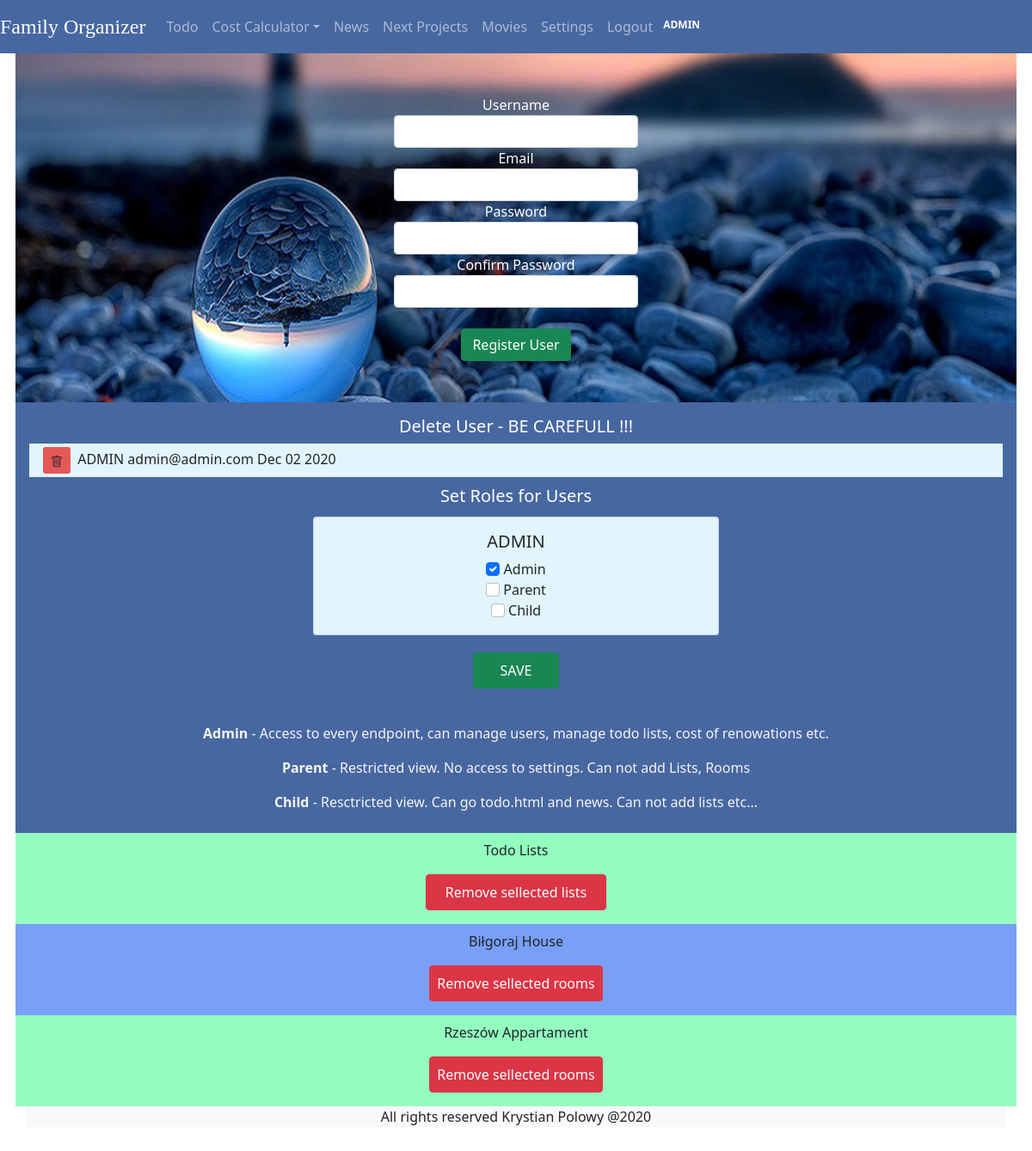
/settings (signed in), run on the app's committed database.
### family/models.py (models this page shows, shortened)
class User(db.Model, UserMixin):
    id = db.Column(db.Integer, primary_key=True)
    name = db.Column(db.String(60), nullable=False, unique=True)
    email = db.Column(db.String(80), unique=True, nullable=False)
    password = db.Column(db.String(30), unique=False,nullable=False)
    date_created = db.Column(db.DateTime, nullable=False, default=datetime.utcnow)
    roles = db.relationship('Role', secondary=roles_users, backref='users', lazy='select')
    def has_role(self, role):
        return role in (role.name for role in self.roles)

class Role(db.Model):
    id = db.Column(db.Integer, primary_key=True)
    name = db.Column(db.String(30), nullable=False, unique=True)
    description = db.Column(db.String(300), nullable=False,unique=True)

### family/routes.py (the view, shortened to what this page needs)
@app.route('/settings', methods=['GET', 'POST'])
@login_required
def settings():
    role_list = Role.query.all()
    user_list = User.query.all()
    todo_list = Todolist.query.all()
    room_list_bilgoraj = Roombilgoraj.query.all()
    room_list_rzeszow = Room.query.all()
    form = RegisterForm()
    return render_template('settings.html', todo_list=todo_list, room_list_rzeszow=room_list_rzeszow,
                            room_list_bilgoraj=room_list_bilgoraj, form=form, role_list=role_list, user_list=user_list)

### family/forms.py (shortened to what this page needs)
class RegisterForm(FlaskForm):
    username = StringField('Name', validators=[DataRequired(), Length(min=3, max=50)])
    email = StringField('Email', validators=[DataRequired(), Length(min=6, max=60), Email(message='Not valid email address')])
    password = PasswordField('Password', validators=[DataRequired(), Length(min=5, max=20)])
    password_confirmation = PasswordField('Confirm Password', validators=[DataRequired(), EqualTo('password', message="Passwords don't match")])
    submit = SubmitField('Register')

### family/models.py (called while the page is built)
@login_manager.user_loader
def load_user(user_id):
    return User.query.get(int(user_id))

### family/templates/settings.html (shortened to what this page needs)
{% extends 'layout.html' %}
{% block content %}
<div class="row justify-content-center">
  <div class="col-md-12 min-vh-60 d-flex justify-content-center align-items-center"
            style="background-image: url(../static/beautiful_landscape.jpg);
              background-position: center;
              background-size: cover;">
    <form method="POST" class="col-md-4 text-center text-white p-5 rounded-lg">
      <div class="form-group">
        <label for="username">Username</label>
        <input type="text" class="form-control" name="username" id="username" required>
      </div>
      <div class="form-group">
        <label for="email">Email</label>
        <input type="email" class="form-control" name="email" id="email" required>
      </div>
      <div class="form-group">
        <label for="password">Password</label>
        <input type="password" class="form-control" name="password" id="password" minlength="5" maxlength="20" required>
      </div>
      <div class="form-group">
        <label for="confirm_password">Confirm Password</label>
        <input type="password" class="form-control" name="password_confirmation" id="password_confirmation" required>
      </div>
      <button type="submit" name="submit" class="btn btn-success mt-4">Register User</button>
    </form>
  </div>
</div>
<div class="row p-3 justify-content-center" style="background-color: #4767a1;">
  <div class="col-12">
    <h5 style="color:white">Delete User - BE CAREFULL !!!</h3>
    <div class="row">
      <form action="" method="POST" class="col-12">
        <div class="row">
          {% for user in user_list %}
            <div class="col-12" style="background-color: rgb(226, 244, 252); text-align: left;">
              <button type="submit" name="submit_delete_user" value="{{ user.id }}" class="btn btn-sm m-1" style="background-color: rgb(230, 88, 88);">
              </button>
              {{ user.name }} {{ user.email }} {{ user.date_created.strftime("%b %d %Y") }}
            </div>
          {% endfor %}
        </div>
      </form>
    </div>
  </div>
  <h5 style="color: white;padding-top: 10px;"> Set Roles for Users </h5>
  <form action="" method="POST" class="col-12">
    <div class="row justify-content-center">
      {% for user in user_list %}
        <div class="card col-5 m-1 p-0" style="background-color: rgb(226, 244, 252)">
          <div class="card-body">
            <h5 class="card-title">{{ user.name }}</h5>
            <div class="card-text">
            {% for role in role_list %}
              <div class="col text-left">
                <div class="custom-control custom-checkbox custom-control-inline">
                  {% if user.has_role(role.name) %}
                    <input type="checkbox" class="form-check-input" name="{{ user.name }}{{ role.name }}" id="{{ user.name }}{{ role.name }}" checked>
                  {% else %}
                    <input type="checkbox" class="form-check-input" name="{{ user.name }}{{ role.name }}" id="{{ user.name }}{{ role.name }}">
                  {% endif %}
                    <label class="form-check-label" for="{{ user.name }}{{ role.name }}"> {{ role.name }}</label>
                </div>
              </div>
            {% endfor %}
            </div>
          </div>
        </div>
      {% endfor %}
    </div>
    <div class="row">
      <div class="col">
        <button type="submit" class="btn p-2 my-3 btn-success" name="submit_roles" style="width: 100px; font-size: medium">
          SAVE
        </button>
      </div>
    </div>
  </form>
  <div class="col-12 mt-3 text-left" style="color:whitesmoke;">
    {% for role in role_list %}
      <div class="p-2"><b>{{ role.name }}</b> - {{ role.description }}</div>
    {% endfor %}
  </div>
</div>
<div class="row">
  <form action="" method="POST" style="background-color: rgb(147, 253, 191);">
    <div class="col-xs-12 font-weight-bold pt-2">
        Todo Lists
    </div>
    <div class="col-12 justify-content-center">
      <button type="submit" class="btn p-2 my-3 btn-danger" name="submit_todo" style="width: 210px; font-size: medium">
        Remove sellected lists
      </button>
    </div>
  </form>
  <form action="" method="POST" style="background-color: rgb(120, 160, 247);">
    <div class="col-xs-12 font-weight-bold pt-2">
      Biłgoraj House
    </div>
    <div class="col-12 justify-content-center">
      <button type="submit" class="btn btn-danger p-2 my-3" name="submit_bilgoraj" style="width: min-width;font-size: medium;">
        Remove sellected rooms
      </button>
    </div>
  </form>
  <form action="" method="POST" style="background-color: rgb(147, 253, 191); ">
    <div class="col-xs-12 font-weight-bold pt-2">
      Rzeszów Appartament
    </div>
    <div class="col-12 justify-content-center">
      <button type="submit" class="btn btn-danger p-2 my-3" name="submit_rzeszow" style="width: min-width; font-size: medium;">
        Remove sellected rooms
      </button>
    </div>
  </form>
</div>
<div class="col-12 bg-light">
  All rights reserved Krystian Polowy @2020
</div>
{% endblock content %}

### family/templates/layout.html (shortened to what this page needs)
<!DOCTYPE html>
<html lang="en">
  <head>
    <link rel="stylesheet" href="https://stackpath.bootstrapcdn.com/bootstrap/5.0.0-alpha1/css/bootstrap.min.css"
>
    <link rel="stylesheet" href="https://cdnjs.cloudflare.com/ajax/libs/font-awesome/4.4.0/css/font-awesome.css">
    <link rel="stylesheet" href="{{ url_for('static', filename='main.css') }}", type="text/css">
  </head>
  <body style="min-height: 100%; padding-bottom: 50px;">
    <header class="site-header">
      <nav class="navbar navbar-expand-md navbar-dark">
        <a class="navbar-brand ml-3" style="font-family: 'Times New Roman'; font-size: x-large;" href="/">Family Organizer</a>
        <div class="collapse navbar-collapse" id="mainmenu">
          <ul class="navbar-nav">
            <li class="nav-item">
              <a class="nav-link" href="{{url_for('todo')}}">Todo</a>
            </li>
            {% if current_user.has_role('Admin') or current_user.has_role('Parent') %}
              <li class="nav-item">
                <a class="nav-link dropdown-toggle" type="button" data-toggle="dropdown" aria-expanded="false">Cost Calculator</a>
              </li>
            {% endif %}
            <li class="nav-item">
                <a class="nav-link" href="{{url_for('news')}}">News</a>
            </li>
            <li class="nav-item">
                <a class="nav-link" href="#">Next Projects</a>
            </li>
            {% if current_user.has_role('Admin') or current_user.has_role('Parent') %}
              <li class="nav-item ">
                <a class="nav-link" href="{{ url_for('movies_to_watch') }}">Movies</a>
              </li>
            {% endif %}
          </ul>
          <ul class="navbar-nav ml-auto">
            {% if current_user.has_role('Admin') %}
              <li class="nav-item border-right">
                <a class="nav-link" href="{{url_for('settings')}}">Settings</a>
              </li>
            {% endif %}
            <li class="nav-item">
              <a class="nav-link" href="{{url_for('logout')}}">Logout
                <span class="badge badge-primary align-top">{{current_user.name}}</span>
              </a>
            </li>
          </ul>
        </div>
      </nav>
    </header>
    <main>
      <div class="container">
        <div class="row">
          <div class="col-12 mx-auto text-center p-0">
            {% block content %}
            {% endblock content %}
          </div>
        </div>
      </div>
    </main>
  </body>
</html>

### family/static/main.css (style rules this page uses)
.site-header { position: sticky; top: 0px; z-index: 2; }
.navbar, .header-names, #new_list_btn, #new_movie_btn { background-color: rgb(71, 103, 161); }

### data on the page
User: name "ADMIN", {{ user.id }} 1 (drawn), email "admin@admin.com", date_created "Dec 02 2020"
Role: name "Admin", description "Access to every endpoint, can manage users, manage todo lists, cost of renowations etc."
Role: name "Parent", description "Restricted view. No access to settings. Can not add Lists, Rooms"
Role: name "Child", description "Resctricted view. Can go todo.html and news. Can not add lists etc..."
